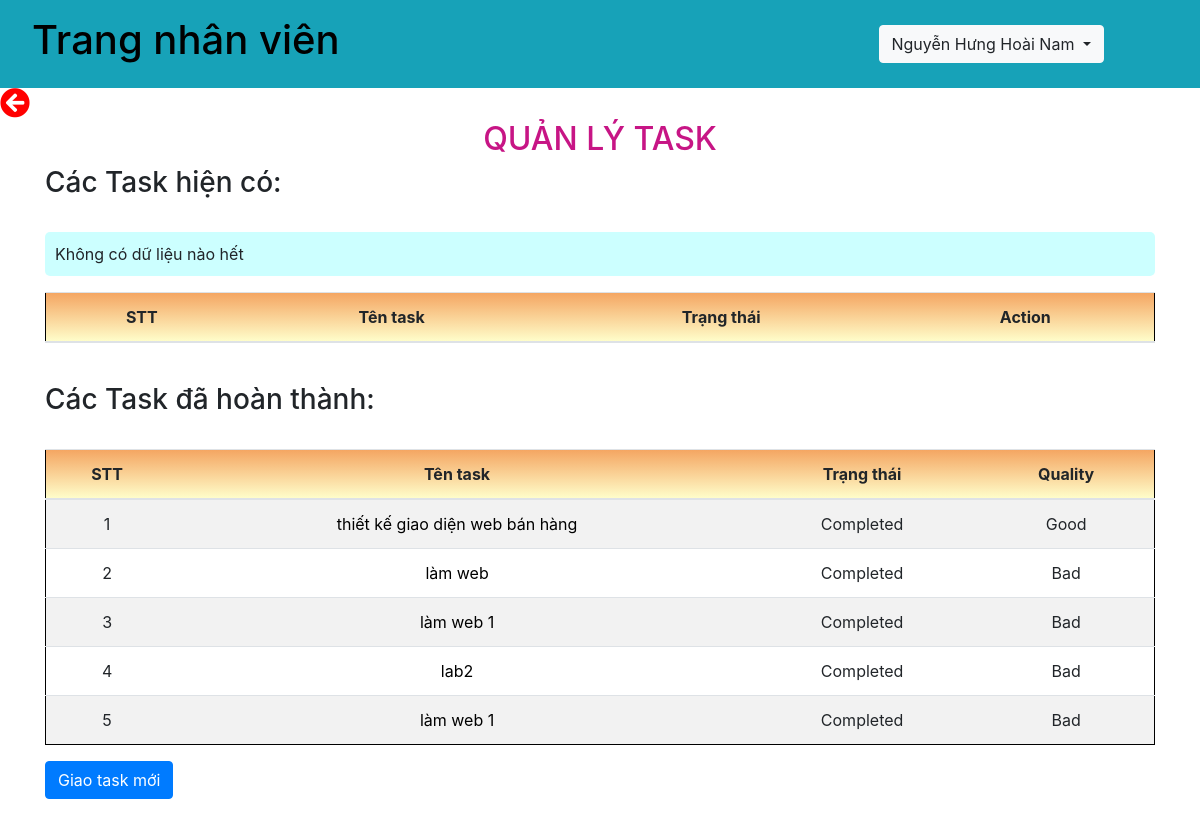
The page /api/quanLyTask.php (signed in) on the database its author committed.
### tables this page shows
CREATE TABLE `nhanvien` (
  `id` int(11) NOT NULL,
  `name` varchar(100) NOT NULL,
  `username` varchar(50) NOT NULL,
  `password` varchar(100) NOT NULL,
  `maPB` varchar(50) NOT NULL,
  `chucvu` varchar(100) NOT NULL,
  `image` varchar(50) NOT NULL,
  `tongngaynghi` int(11) NOT NULL,
  `duocnghi` int(11) NOT NULL,
  `status` int(11) NOT NULL,
  `cmnd` varchar(20) NOT NULL,
  `email` varchar(50) NOT NULL,
  `sdt` int(11) NOT NULL,
  `diachi` varchar(100) NOT NULL
);

CREATE TABLE `task` (
  `id` int(11) NOT NULL,
  `tenTask` varchar(100) NOT NULL,
  `descTask` varchar(100) NOT NULL,
  `nhanvien` varchar(100) NOT NULL,
  `maPB` varchar(50) NOT NULL,
  `deadline` date NOT NULL,
  `fileTask` varchar(100) NOT NULL,
  `status` varchar(100) NOT NULL,
  `quality` varchar(100) NOT NULL
);

### db.php (called while the page is built, shortened)
<?php
    function open_database(){
        $conn = mysqli_connect(host, username, password, db);
        return $conn;
    }
    function get_info_nhanvien($username){
        $conn = open_database();
        $sql = "SELECT * FROM nhanvien WHERE username = ?";
        $stmt = $conn->prepare($sql);
        $stmt->bind_param("s", $username);
        if(!$stmt->execute()){
            return array('code' => 1, 'message' =>'Cannot execute query');
        }
        $result = $stmt->get_result();
        $data = $result->fetch_assoc();
        return array('code' => 0, 'message' =>'', 'data' => $data);
    }
    function get_all_task_by_phong_ban($maPB){
        $conn = open_database();
        $sql = "select * from task where maPB = ? and status !='Completed'";
        $stmt = $conn->prepare($sql);
        $stmt->bind_param('s', $maPB);
        if(!$stmt->execute()){
            return array('code'=>1, 'message'=>'cannot execute message');
        }
        $result = $stmt->get_result();
        if($result->num_rows == 0){
            return array('code' => 2, 'message' => 'Tìm không thấy');
        }
        return array('code' => 0, 'message' =>'', 'data' => $data);
    }
    function get_task_success($maPB){
        $conn = open_database();
        $sql = "select * from task where maPB = ? and status ='Completed'";
        $stmt = $conn->prepare($sql);
        $stmt->bind_param('s', $maPB);
        if(!$stmt->execute()){
            return array('code'=>1, 'message'=>'cannot execute message');
        }
        $result = $stmt->get_result();
        while ($row = $result->fetch_assoc()){
            $data[] = $row;
        }
        return array('code' => 0, 'message' =>'', 'data' => $data);
    }
?>

### api/quanLyTask.php (the view, shortened to what this page needs)
<?php
require_once('../db.php');
?>
<!DOCTYPE html>
<html lang="en">
<head>
    <link rel="stylesheet" href="https://maxcdn.bootstrapcdn.com/bootstrap/4.5.2/css/bootstrap.min.css">
	<link rel="stylesheet" href="https://use.fontawesome.com/releases/v5.15.4/css/all.css">
</head>
<body>
<?php
$username = $_SESSION["username"];
$result = get_info_nhanvien($username);
if($result['code'] == 0){
    $data = $result['data'];
}
?>
<nav class="navbar navbar-expand-sm bg-info justify-content-between">
    <div class="nav-item">
        <a href="../index.php" style="text-decoration: none; color: black;"><h1 class="nav-link">Trang nhân viên</h1></a>
    </div>
    <div class="nav-item">
        <div class="dropdown">
            <button type="button" class="btn btn-light dropdown-toggle" data-toggle="dropdown">
                <?= $data['name'] ?>
            </button>
        </div>
    </div>
</nav>
<a style="text-decoreation: none;" href="../index.php"><i class="fas fa-arrow-circle-left"></i></a>
<div class="container">
    <h2 style="color: #C71585; text-align: center;"> QUẢN LÝ TASK </h2>
    <div class="table-responsive">
        <h3>Các Task hiện có: </h3>
        <br>
        <table class="table table-lg table-striped text-center">
            <thead>
            <tr style="background-image: linear-gradient(#F4A460,#FFFFCC);">
                <th>STT</th>
                <th>Tên task </th>
                <th>Trạng thái</th>
                <th>Action</th>
            </tr>
            </thead>
            <tbody>
            <?php
            $stt = 1;
            $resultList = get_all_task_by_phong_ban($data['maPB']);
            if($resultList['code'] == 0){
                foreach ($resultList['data'] as $row1) {
                ?>
                <tr>
                    <td><?=$stt?></td>
                    <td><a style="text-decoration: none; color: black;" href="../chiTietTask.php?tenTask=<?=$row1['tenTask']?>"><?=$row1['tenTask']?></a></td>
                    <td><?=$row1['status']?></td>
                    <td>
                        <?php
                            if($row1['status'] == "New"){
                                ?>
                                    <span>
                                        <i
                                            style="cursor: pointer"
                                            onclick="add_value_id_edit(<?=$row1['id']?>, '<?=$row1['tenTask']?>','<?=$row1['descTask']?>','<?=$row1['nhanvien']?>', '<?=$row1['deadline']?>')"
                                            class="fas fa-edit"
                                            data-toggle="modal" data-target="#confirm-edit"
                                        ></i>
                                    </span>
                                    <span>
                                        <i
                                            style="cursor: pointer"
                                            onclick="update_name_delete_task('<?=$row1['tenTask']?>')"
                                            class="fa fa-trash action"
                                            data-toggle="modal" data-target="#confirm-delete">
                                        </i>
                                    </span>
                                <?php
                            }else{
                                ?>
                                    <p>No Thing To Do</p>
                                <?php
                            }
                        ?>
                    </td>
                </tr>
                <?php
                    $stt += 1;
                }
            }else{
                ?>
                    <p  style="background:#CCFFFF; padding: 10px; border-radius: 5px;">Không có dữ liệu nào hết</p>
                <?php
            }
            ?>
            </tbody>
        </table>
        <br>
        <h3>Các Task đã hoàn thành: </h3>
        <br>
        <table class="table table-lg table-striped text-center">
            <thead>
            <tr style="background-image: linear-gradient(#F4A460,#FFFFCC);">
                <th>STT</th>
                <th>Tên task </th>
                <th>Trạng thái</th>
                <th>Quality</th>
            </tr>
            </thead>
            <tbody>
            <?php
            $st = 1;
            $resultList1 = get_task_success($data['maPB']);
            if($resultList1['code'] == 0){
                foreach ($resultList1['data'] as $row) {
                    ?>
                    <tr>
                        <td><?=$st?></td>
                        <td><a style="text-decoration: none; color: black;" href="../chiTietTask.php?tenTask=<?=$row['tenTask']?>"><?=$row['tenTask']?></a></td>
                        <td><?=$row['status']?></td>
                        <td><?=$row['quality']?></td>
                    </tr>
                    <?php
                    $st += 1;
                }
            }
            ?>
            </tbody>
        </table>
        <button type="submit" class="btn btn-primary"><a href="../addTask.php" style="text-decoration: none; color: white;">Giao task mới</a></button>
    </div>
</div>
</body>
</html>

### api/quanLyTask.php (style rules this page uses)
.nav-item .dropdown { margin-right: 80px; }
a i { font-size: 30px; color: red; }
.table { border: 1px solid black; }

### rows shown on the page
nhanvien: name "Nguyễn Hưng Hoài Nam"
task: tenTask "thiết kế giao diện web bán hàng", status "Completed", quality "Good"
task: tenTask "làm web", status "Completed", quality "Bad"
task: tenTask "làm web 1", status "Completed", quality "Bad"
task: tenTask "lab2", status "Completed", quality "Bad"
task: tenTask "làm web 1", status "Completed", quality "Bad"
